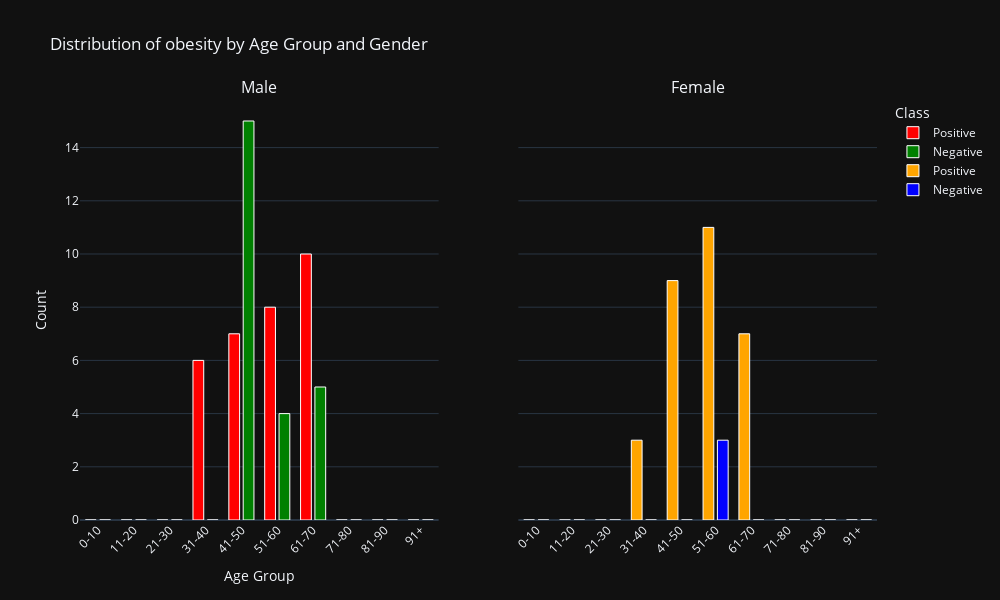

Notebook cell for this chart:
### Code cell
distribution_plot('obesity')

### Figure 1 — Plotly figure (JSON) as saved in the notebook; plotly's stock layout.template omitted (floating-point values rounded to 4 significant figures)
{"data": [{"marker": {"color": "red", "line": {"color": "white", "width": 1}}, "name": "Positive", "type": "bar", "width": 0.3, "x": ["0-10", "11-20", "21-30", "31-40", "41-50", "51-60", "61-70", "71-80", "81-90", "91+"], "xaxis": "x", "y": [0, 0, 0, 6, 7, 8, 10, 0, 0, 0], "yaxis": "y"}, {"marker": {"color": "green", "line": {"color": "white", "width": 1}}, "name": "Negative", "type": "bar", "width": 0.3, "x": ["0-10", "11-20", "21-30", "31-40", "41-50", "51-60", "61-70", "71-80", "81-90", "91+"], "xaxis": "x", "y": [0, 0, 0, 0, 15, 4, 5, 0, 0, 0], "yaxis": "y"}, {"marker": {"color": "orange", "line": {"color": "white", "width": 1}}, "name": "Positive", "type": "bar", "width": 0.3, "x": ["0-10", "11-20", "21-30", "31-40", "41-50", "51-60", "61-70", "71-80", "81-90", "91+"], "xaxis": "x2", "y": [0, 0, 0, 3, 9, 11, 7, 0, 0, 0], "yaxis": "y2"}, {"marker": {"color": "blue", "line": {"color": "white", "width": 1}}, "name": "Negative", "type": "bar", "width": 0.3, "x": ["0-10", "11-20", "21-30", "31-40", "41-50", "51-60", "61-70", "71-80", "81-90", "91+"], "xaxis": "x2", "y": [0, 0, 0, 0, 0, 3, 0, 0, 0, 0], "yaxis": "y2"}], "layout": {"annotations": [{"font": {"size": 16}, "showarrow": false, "text": "Male", "x": 0.225, "xanchor": "center", "xref": "paper", "y": 1, "yanchor": "bottom", "yref": "paper"}, {"font": {"size": 16}, "showarrow": false, "text": "Female", "x": 0.775, "xanchor": "center", "xref": "paper", "y": 1, "yanchor": "bottom", "yref": "paper"}], "barmode": "group", "height": 600, "legend": {"title": {"text": "Class"}}, "title": {"text": "Distribution of obesity by Age Group and Gender"}, "width": 1000, "xaxis": {"anchor": "y", "domain": [0, 0.45], "tickangle": -45, "title": {"text": "Age Group"}}, "xaxis2": {"anchor": "y2", "domain": [0.55, 1], "tickangle": -45}, "yaxis": {"anchor": "x", "domain": [0, 1], "title": {"text": "Count"}}, "yaxis2": {"anchor": "x2", "domain": [0, 1], "matches": "y", "showticklabels": false}}}
